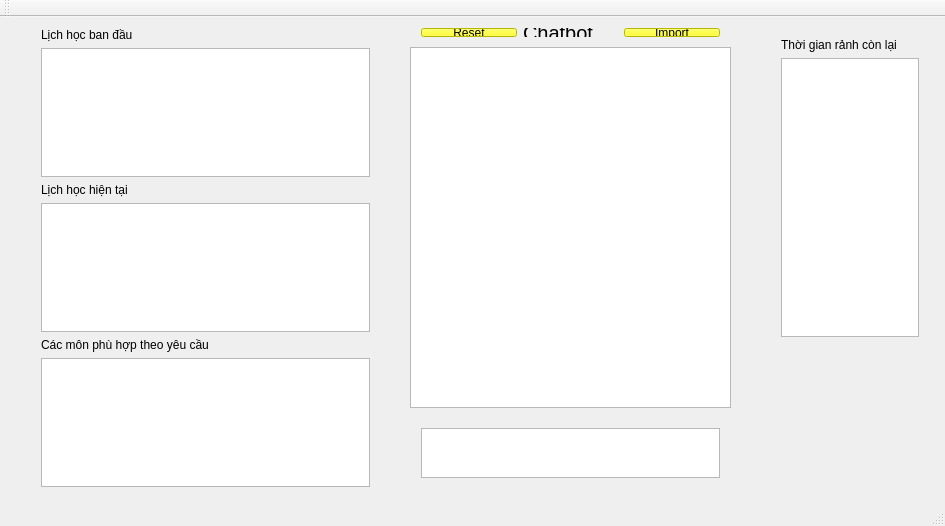
<?xml version="1.0" encoding="UTF-8"?>
<ui version="4.0">
 <class>MainWindow</class>
 <widget class="QMainWindow" name="MainWindow">
  <property name="geometry">
   <rect>
    <x>0</x>
    <y>0</y>
    <width>945</width>
    <height>526</height>
   </rect>
  </property>
  <property name="windowTitle">
   <string>MainWindow</string>
  </property>
  <property name="styleSheet">
   <string notr="true"/>
  </property>
  <widget class="QWidget" name="centralWidget">
   <widget class="QListView" name="listView">
    <property name="geometry">
     <rect>
      <x>410</x>
      <y>30</y>
      <width>321</width>
      <height>361</height>
     </rect>
    </property>
    <property name="flow">
     <enum>QListView::TopToBottom</enum>
    </property>
    <property name="isWrapping" stdset="0">
     <bool>false</bool>
    </property>
    <property name="wordWrap">
     <bool>true</bool>
    </property>
    <property name="selectionRectVisible">
     <bool>true</bool>
    </property>
   </widget>
   <widget class="QWidget" name="layoutWidget">
    <property name="geometry">
     <rect>
      <x>410</x>
      <y>0</y>
      <width>321</width>
      <height>31</height>
     </rect>
    </property>
    <layout class="QHBoxLayout" name="horizontalLayout">
     <item>
      <widget class="QPushButton" name="pushButton_2">
       <property name="styleSheet">
        <string notr="true">QPushButton {
	background-color: yellow;
}</string>
       </property>
       <property name="text">
        <string>Reset</string>
       </property>
      </widget>
     </item>
     <item>
      <widget class="QLabel" name="label">
       <property name="styleSheet">
        <string notr="true">font-size: 20px;
font-family: Helvetica;</string>
       </property>
       <property name="text">
        <string>Chatbot</string>
       </property>
      </widget>
     </item>
     <item>
      <widget class="QPushButton" name="pushButton_3">
       <property name="styleSheet">
        <string notr="true">background-color: yellow;
</string>
       </property>
       <property name="text">
        <string>Import</string>
       </property>
      </widget>
     </item>
    </layout>
   </widget>
   <widget class="QWidget" name="verticalLayoutWidget">
    <property name="geometry">
     <rect>
      <x>410</x>
      <y>400</y>
      <width>321</width>
      <height>72</height>
     </rect>
    </property>
    <layout class="QVBoxLayout" name="verticalLayout">
     <item>
      <widget class="CustomQTextEdit" name="textEdit">
       <property name="undoRedoEnabled">
        <bool>false</bool>
       </property>
       <property name="lineWrapMode">
        <enum>QTextEdit::WidgetWidth</enum>
       </property>
      </widget>
     </item>
    </layout>
   </widget>
   <widget class="QWidget" name="verticalLayoutWidget_2">
    <property name="geometry">
     <rect>
      <x>30</x>
      <y>0</y>
      <width>351</width>
      <height>481</height>
     </rect>
    </property>
    <layout class="QVBoxLayout" name="verticalLayout_2">
     <item>
      <widget class="QLabel" name="label_2">
       <property name="styleSheet">
        <string notr="true"/>
       </property>
       <property name="text">
        <string>Lịch học ban đầu</string>
       </property>
       <property name="margin">
        <number>0</number>
       </property>
      </widget>
     </item>
     <item>
      <widget class="QTableView" name="tableViewFirstShedule"/>
     </item>
     <item>
      <widget class="QLabel" name="label_3">
       <property name="text">
        <string>Lịch học hiện tại</string>
       </property>
      </widget>
     </item>
     <item>
      <widget class="QTableView" name="tableViewCurrenShedule"/>
     </item>
     <item>
      <widget class="QLabel" name="label_4">
       <property name="text">
        <string>Các môn phù hợp theo yêu cầu</string>
       </property>
      </widget>
     </item>
     <item>
      <widget class="QTableView" name="tableViewQuery"/>
     </item>
    </layout>
   </widget>
   <widget class="QWidget" name="verticalLayoutWidget_3">
    <property name="geometry">
     <rect>
      <x>770</x>
      <y>10</y>
      <width>160</width>
      <height>321</height>
     </rect>
    </property>
    <layout class="QVBoxLayout" name="verticalLayout_3">
     <item>
      <widget class="QLabel" name="label_5">
       <property name="text">
        <string>Thời gian rảnh còn lại</string>
       </property>
      </widget>
     </item>
     <item>
      <widget class="QListView" name="listViewFreeTime"/>
     </item>
    </layout>
   </widget>
   <zorder>listView</zorder>
   <zorder>layoutWidget</zorder>
   <zorder>verticalLayoutWidget</zorder>
   <zorder>verticalLayoutWidget_2</zorder>
   <zorder>textEdit</zorder>
   <zorder>verticalLayoutWidget_3</zorder>
  </widget>
  <widget class="QToolBar" name="mainToolBar">
   <attribute name="toolBarArea">
    <enum>TopToolBarArea</enum>
   </attribute>
   <attribute name="toolBarBreak">
    <bool>false</bool>
   </attribute>
  </widget>
  <widget class="QStatusBar" name="statusBar"/>
 </widget>
 <layoutdefault spacing="6" margin="11"/>
 <customwidgets>
  <customwidget>
   <class>CustomQTextEdit</class>
   <extends>QTextEdit</extends>
   <header>customqtextedit.h</header>
  </customwidget>
 </customwidgets>
 <resources/>
 <connections/>
</ui>
